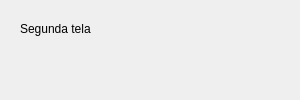
<?xml version="1.0" encoding="UTF-8"?>
<ui version="4.0">
 <class>Form</class>
 <widget class="QWidget" name="Form">
  <property name="geometry">
   <rect>
    <x>0</x>
    <y>0</y>
    <width>300</width>
    <height>100</height>
   </rect>
  </property>
  <property name="minimumSize">
   <size>
    <width>200</width>
    <height>100</height>
   </size>
  </property>
  <property name="maximumSize">
   <size>
    <width>500</width>
    <height>200</height>
   </size>
  </property>
  <property name="windowTitle">
   <string>Form</string>
  </property>
  <widget class="QLabel" name="label">
   <property name="geometry">
    <rect>
     <x>20</x>
     <y>20</y>
     <width>131</width>
     <height>17</height>
    </rect>
   </property>
   <property name="text">
    <string>Segunda tela</string>
   </property>
  </widget>
 </widget>
 <resources/>
 <connections/>
</ui>
